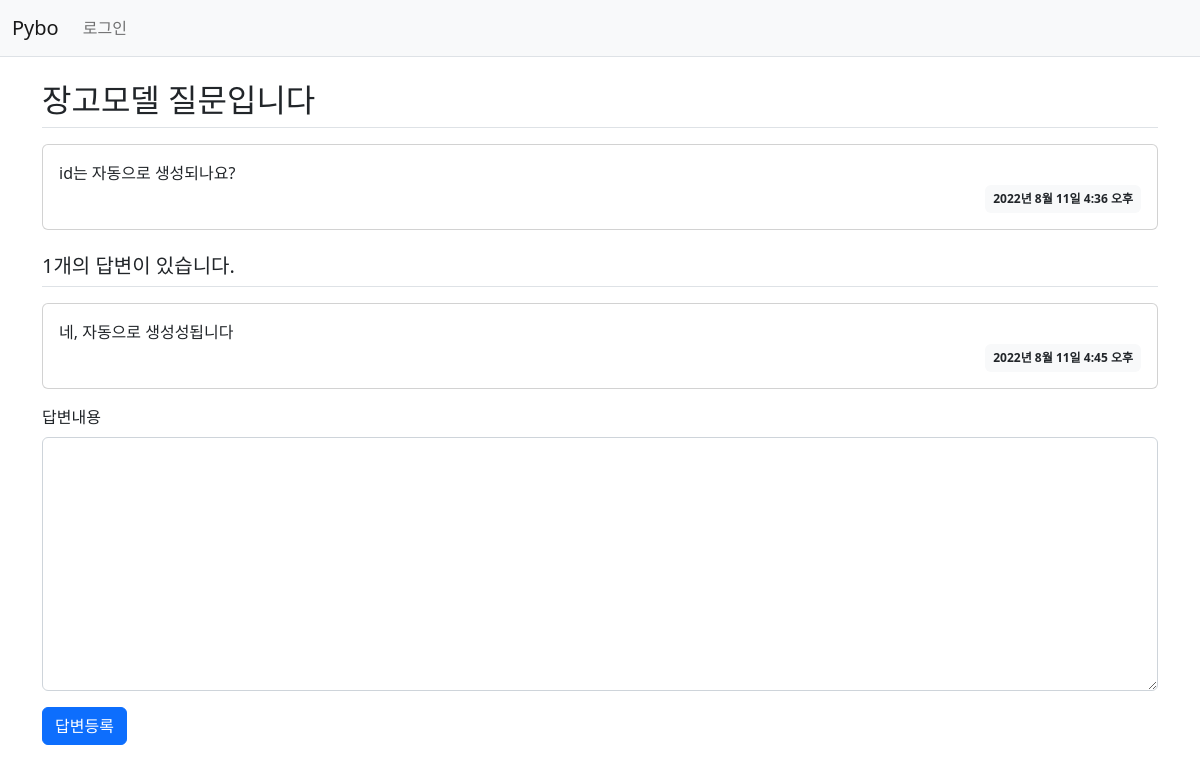
Page /pybo/2/ on the earlier database version.
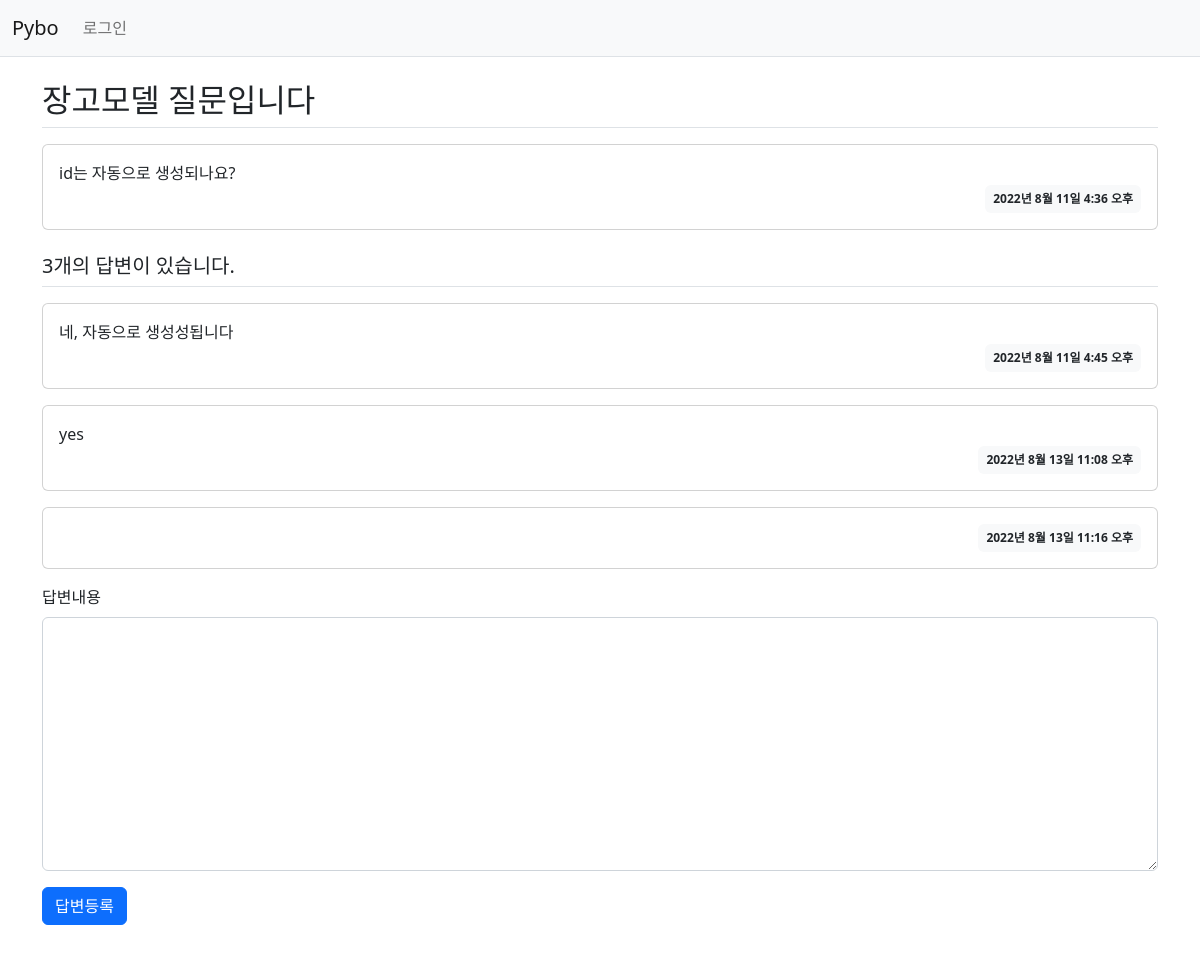
Same page on the later database version.
### pybo/models.py (models this page shows)
class Question(models.Model):
    subject = models.CharField(max_length=200)
    content = models.TextField()
    create_date = models.DateTimeField()

class Answer(models.Model):
    question = models.ForeignKey(Question, on_delete=models.CASCADE)
    content = models.TextField()
    create_date = models.DateTimeField()

### pybo/views.py (the view)
# urls.py: path('<int:question_id>/', views.detail, name='detail'),
def detail(request, question_id):
    question = get_object_or_404(Question, pk=question_id)
    context = {'question': question}
    return render(request, 'pybo/question_detail.html', context)

### templates/pybo/question_detail.html (shortened to what this page needs)
{% extends 'base.html' %}
{% block content %}
<div class="container my-3">
    <h2 class="border-bottom py-2">{{ question.subject }}</h2>
    <div class="card my-3">
        <div class="card-body">
            <div class="card-text" style="white-space: pre-line;">{{ question.content }}</div>
            <div class="d-flex justify-content-end">
                <div class="badge bg-light text-dark p-2">
                    {{ question.create_date }}
                </div>
            </div>
        </div>
    </div>
    <h5 class="border-bottom my-3 py-2">{{question.answer_set.count}}개의 답변이 있습니다.</h5>
    {% for answer in question.answer_set.all %}
    <div class="card my-3">
        <div class="card-body">
            <div class="card-text" style="white-space: pre-line;">{{ answer.content }}</div>
            <div class="d-flex justify-content-end">
                <div class="badge bg-light text-dark p-2">
                    {{ answer.create_date }}
                </div>
            </div>
        </div>
    </div>
    {% endfor %}
    <form action="{% url 'pybo:answer_create' question.id %}" method="post" class="my-3">
        <div class="form-group">
            <label for="content" class="form-label">답변내용</label>
            <textarea name="content" id="content" class="form-control" rows="10"></textarea>
        </div>
        <input type="submit" value="답변등록" class="btn btn-primary my-3">
    </form>
</div>
{% endblock %}

### templates/base.html (shortened to what this page needs)
{% load static %}
<!doctype html>
<html lang="ko">
<head>
    <link href="https://cdn.jsdelivr.net/npm/bootstrap@5.2.0/dist/css/bootstrap.min.css" rel="stylesheet">
    <link rel="stylesheet" type="text/css" href="{% static 'style.css' %}">
</head>
<body>
{% include 'navbar.html' %}
{% block content %}
{% endblock %}
</body>
</html>

### templates/navbar.html (shortened to what this page needs)
<nav class="navbar navbar-expand-lg navbar-light bg-light border-bottom">
    <div class="container-fluid">
        <a class="navbar-brand" href="{% url 'pybo:index' %}">Pybo</a>
        <div class="collapse navbar-collapse" id="navbarSupportedContent">
            <ul class="navbar-nav me-auto mb-2 mb-lg-0">
                <li class="nav-item">
                    <a class="nav-link" href="#">로그인</a>
                </li>
            </ul>
        </div>
    </div>
</nav>

Differences in the rows shown:
computed for Question "장고모델 질문입니다": answer_set.count "1" → "3"
added Answer: content "yes", create_date "2022년 8월 13일 11:08 오후"
added Answer: create_date "2022년 8월 13일 11:16 오후"
